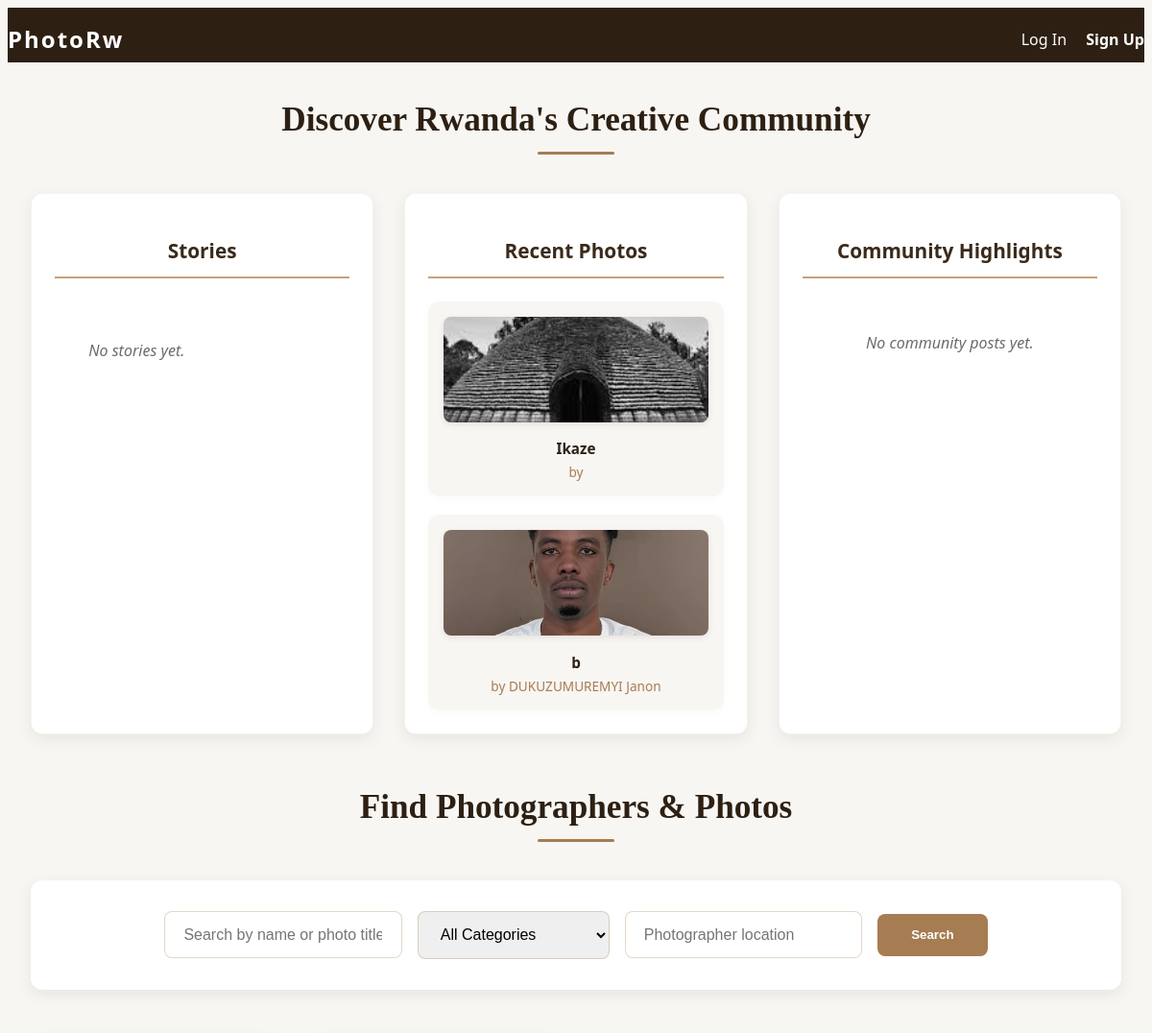
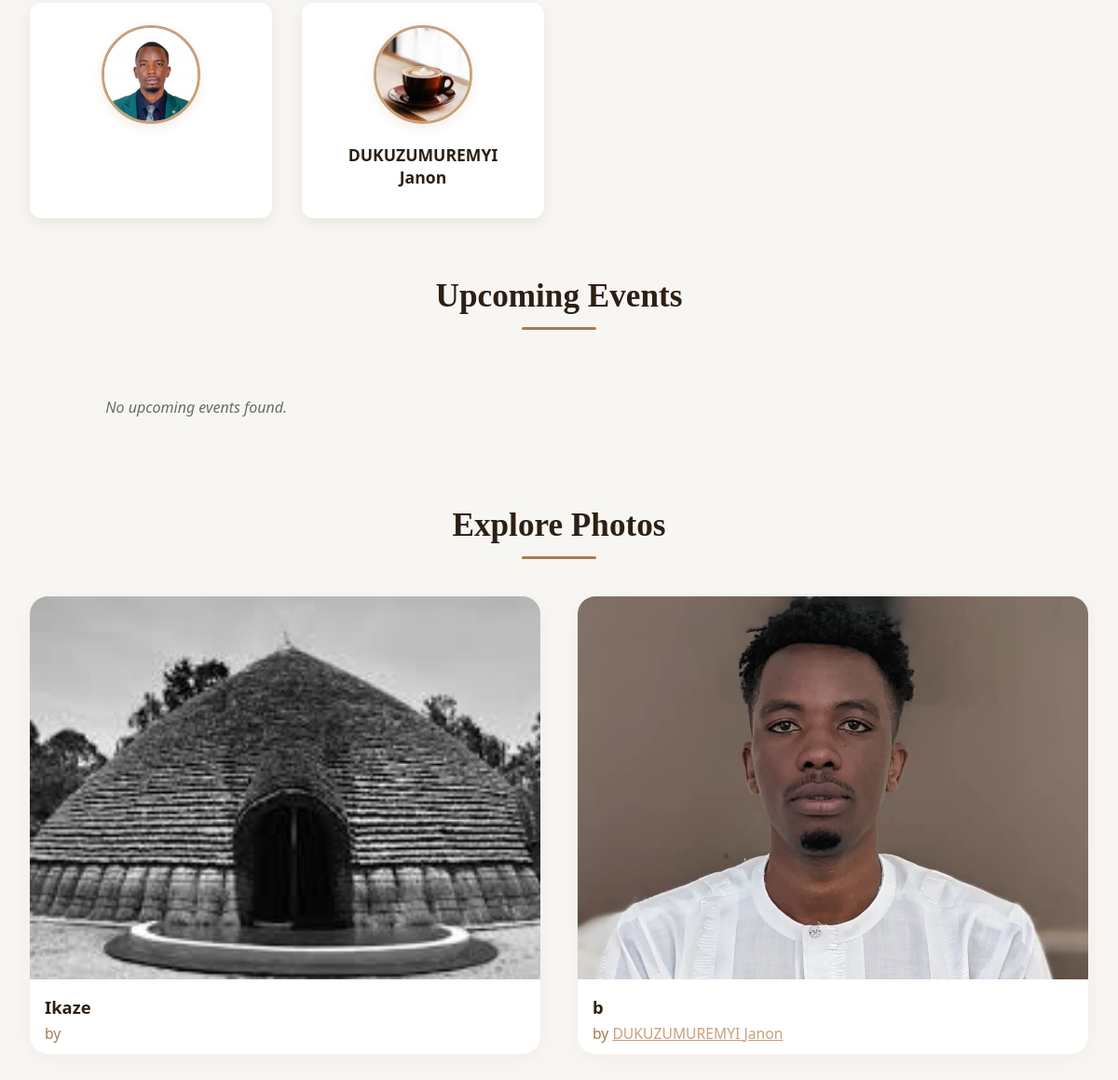
The page /explore/ on the database as committed earlier (2 pictures, top to bottom).
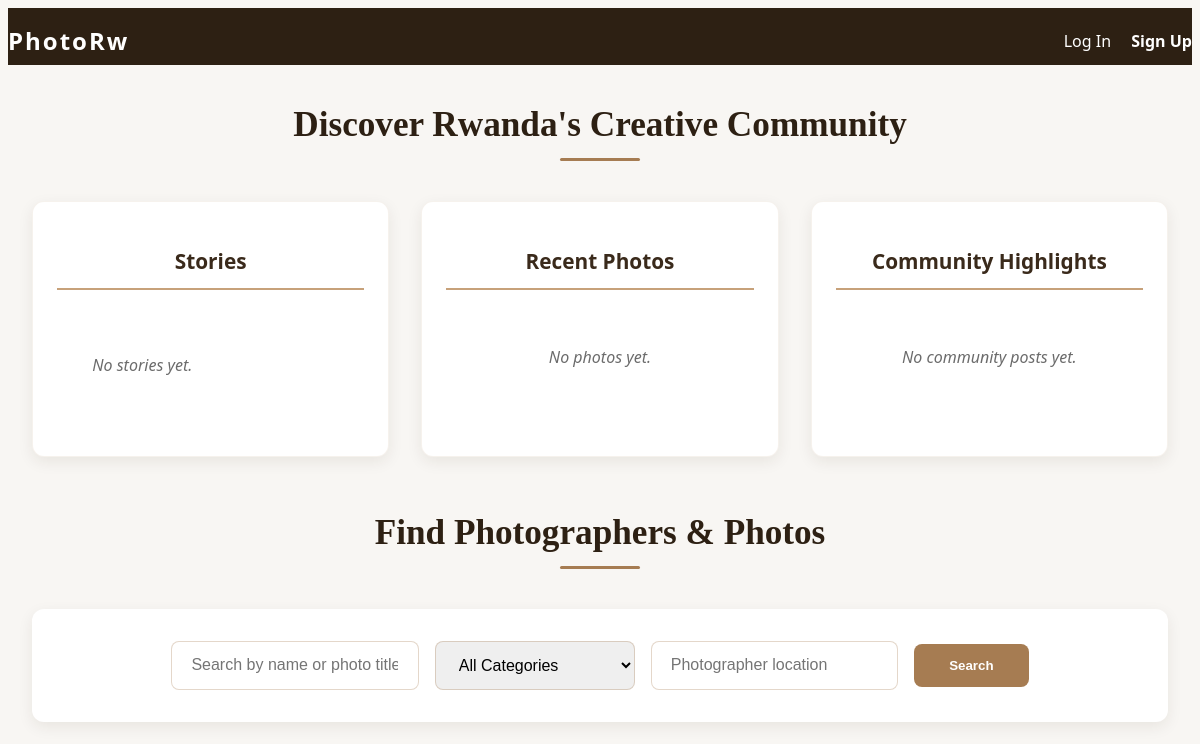
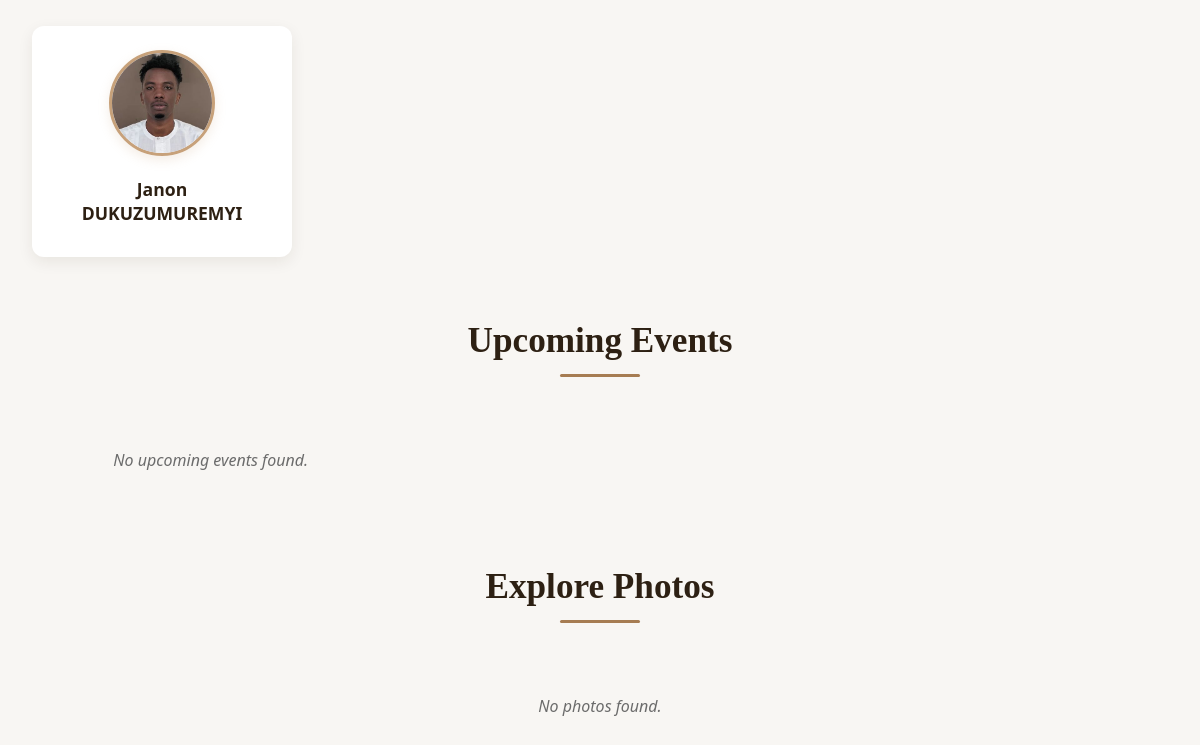
The same page on the database as committed later (2 pictures, top to bottom).
### portfolio/models.py (models this page shows, shortened)
class Photo(models.Model):
	photographer = models.ForeignKey(User, on_delete=models.CASCADE, related_name='photos')
	image = models.ImageField(upload_to='portfolio_photos/')
	title = models.CharField(max_length=255)
	description = models.TextField(blank=True)
	category = models.ForeignKey(Category, on_delete=models.SET_NULL, null=True, related_name='photos')
	uploaded_at = models.DateTimeField(default=timezone.now)
	is_approved = models.BooleanField(default=False, help_text='Admin must approve before public display.')
	class Meta:
		ordering = ['-uploaded_at']

### users/models.py (models this page shows, shortened)
class User(AbstractUser):
	class Roles(models.TextChoices):
		PHOTOGRAPHER = 'photographer', _('Photographer')
		CLIENT = 'client', _('Client')
	email = models.EmailField(_('email address'), unique=True, blank=False, null=False, help_text=_('Required. Enter a valid email address.'))
	bio = models.TextField(_('bio'), blank=True)
	profile_picture = models.ImageField(upload_to='profile_pics/', blank=True, null=True)
	location = models.CharField(max_length=255, blank=True)
	contact_info = models.CharField(max_length=255, blank=True)
	is_verified = models.BooleanField(default=False)
	role = models.CharField(max_length=20, choices=Roles.choices, default=Roles.CLIENT)
	price = models.DecimalField(max_digits=8, decimal_places=2, blank=True, null=True, help_text=_('Typical session price (optional)'))
	USERNAME_FIELD = 'email'
	REQUIRED_FIELDS = ['username']

### portfolio/views.py (the view)
# urls.py: path('explore/', __import__('portfolio.views').views.explore, name='explore'),
def explore(request):
	from users.models import User
	from .models import Photo, Event, Story
	from community.models import Post
	from django.utils import timezone
	q = request.GET.get('q', '').strip()
	category_id = request.GET.get('category')
	location = request.GET.get('location', '').strip()
	photographers = User.objects.filter(role='photographer')
	photos = Photo.objects.all()
	categories = Category.objects.all()
	time_threshold = timezone.now() - timezone.timedelta(hours=24)
	stories = Story.objects.filter(created_at__gte=time_threshold).order_by('-created_at')
	posts = Post.objects.all().order_by('-date')[:6]
	if q:
		photographers = photographers.filter(username__icontains=q)
		photos = photos.filter(title__icontains=q)
	if category_id:
		photos = photos.filter(category_id=category_id)
	if location:
		photographers = photographers.filter(location__icontains=location)
	photos = photos.order_by('-uploaded_at')[:24]
	from django.utils import timezone
	today = timezone.now().date()
	events = Event.objects.filter(date__gte=today).order_by('date')
	photos_json = [
		{
			'image': photo.image.url,
			'title': photo.title,
			'photographer_first_name': photo.photographer.first_name,
			'photographer_last_name': photo.photographer.last_name,
			'photographer': photo.photographer.pk,
		}
		for photo in photos
	]
	return render(request, 'explore.html', {
		'photographers': photographers,
		'photos': photos,
		'photos_json': photos_json,
		'categories': categories,
		'q': q,
		'selected_category': category_id,
		'location': location,
		'events': events,
		'stories': stories,
		'posts': posts,
	})

### templates/explore.html (shortened to what this page needs)
{% extends 'base.html' %}
{% load static %}
{% block head %}
    <link rel="stylesheet" href="{% static 'css/explore.css' %}">
{% endblock %}
{% block content %}
<section class="explore-section">
    <h2 class="section-title">Discover Rwanda's Creative Community</h2>
    <div class="explore-feed-row">
        <div class="explore-feed-col">
            <h3 class="feed-col-title">Stories</h3>
            <div class="stories-container">
                {% for story in stories %}
                    <div class="story-item">
                        <div class="story-avatar">
                            <img src="{{ story.image.url }}" alt="Story">
                        </div>
                        <div class="story-username">Story</div>
                    </div>
                {% empty %}
                    <div class="empty-state">No stories yet.</div>
                {% endfor %}
            </div>
        </div>
        <div class="explore-feed-col">
            <h3 class="feed-col-title">Recent Photos</h3>
            <div class="photos-grid">
                {% for photo in photos %}
                    <div class="photo-card">
                        <img src="{{ photo.image.url }}" alt="{{ photo.title }} by {{ photo.photographer.first_name }} {{ photo.photographer.last_name }}" class="photo-img">
                        <div class="photo-title">{{ photo.title }}</div>
                        <div class="photo-photographer">by <a href="/portfolio/photographer/{{ photo.photographer.pk }}/">{{ photo.photographer.first_name }} {{ photo.photographer.last_name }}</a></div>
                    </div>
                {% empty %}
                    <div class="empty-state">No photos yet.</div>
                {% endfor %}
            </div>
        </div>
        <div class="explore-feed-col">
            <h3 class="feed-col-title">Community Highlights</h3>
            <div class="community-posts">
                {% for post in posts %}
                    <div class="post-card">
                        <div class="post-title">{{ post.title }}</div>
                        <div class="post-category">{{ post.category.name }}</div>
                        <div class="post-description">{{ post.description|truncatewords:18 }}</div>
                        {% if post.image %}
                            <img src="{{ post.image.url }}" alt="Post Image" style="width:100%;max-width:120px;height:70px;object-fit:cover;border-radius:0.5rem;margin-bottom:0.8rem;">
                        {% endif %}
                        <a href="/community/post/{{ post.pk }}/" class="post-read-more">Read More</a>
                    </div>
                {% empty %}
                    <div class="empty-state">No community posts yet.</div>
                {% endfor %}
            </div>
        </div>
    </div>
</section>
<div class="explore-section">
    <h2 class="section-title">Find Photographers & Photos</h2>
    <form method="get" class="explore-search-form">
        <input type="text" name="q" value="{{ q }}" placeholder="Search by name or photo title" class="search-input">
        <select name="category" class="search-select">
            <option value="">All Categories</option>
        </select>
        <input type="text" name="location" value="{{ location }}" placeholder="Photographer location" class="search-input">
        <button type="submit" class="search-btn">Search</button>
    </form>
    <div class="explore-grid">
        {% for photographer in photographers %}
        <div class="photographer-card">
            <a href="{% url 'photographer_detail' photographer.pk %}" class="photographer-link">
                {% if photographer.profile_picture %}
                    <img src="{{ photographer.profile_picture.url }}" alt="Profile picture of {{ photographer.first_name }} {{ photographer.last_name }}" class="photographer-avatar">
                {% else %}
                    <div class="avatar-placeholder">{{ photographer.username|first|upper }}</div>
                {% endif %}
                <div class="photographer-name">{{ photographer.first_name }} {{ photographer.last_name }}</div>
            </a>
        </div>
        {% empty %}
        <div class="empty-state">No photographers found.</div>
        {% endfor %}
    </div>
    <h2 class="section-title">Upcoming Events</h2>
    <div class="events-grid">
        {% for event in events %}
        <div class="event-card">
            <div class="event-title">{{ event.title }}</div>
            <div class="event-date">{{ event.date }}</div>
            <div class="event-location">{{ event.location }}</div>
            <div class="event-description">{{ event.description|truncatewords:15 }}</div>
            <div class="event-photographer">by <a href="{% url 'photographer_detail' event.photographer.pk %}">{{ event.photographer.first_name }} {{ event.photographer.last_name }}</a></div>
        </div>
        {% empty %}
        <div class="empty-state">No upcoming events found.</div>
        {% endfor %}
    </div>
                <h2 class="section-title">Explore Photos</h2>
                <div id="gallery-grid" class="gallery-grid-pro">
                        {% for photo in photos %}
                        <div class="gallery-card-pro" onclick="openGalleryModal({{ forloop.counter0 }})">
                                <div class="gallery-img-wrapper">
                                        <img src="{{ photo.image.url }}" alt="{{ photo.title }} by {{ photo.photographer.first_name }} {{ photo.photographer.last_name }}" class="gallery-img-pro">
                                </div>
                                <div class="gallery-info-pro">
                                        <div class="gallery-title-pro">{{ photo.title }}</div>
                                        <div class="gallery-photographer-pro">by <a href="{% url 'photographer_detail' photo.photographer.pk %}">{{ photo.photographer.first_name }} {{ photo.photographer.last_name }}</a></div>
                                </div>
                        </div>
                        {% empty %}
                        <div class="empty-state">No photos found.</div>
                        {% endfor %}
                </div>
</div>
{% endblock %}

### templates/base.html (shortened to what this page needs)
{% load static %}
<!DOCTYPE html>
<html lang="en" aria-label="PhotoRw site">
<head>
        {% block head %}{% endblock %}
</head>
<body>
    <nav style="background:#2d2013;padding:1rem 0 0.5rem 0;">
        <div style="max-width:1200px;margin:0 auto;display:flex;align-items:center;justify-content:space-between;">
            <a href="/" style="color:#c7a17a;font-size:1.5rem;font-weight:bold;text-decoration:none;letter-spacing:2px;">PhotoRw</a>
            <div>
                {% if user.is_authenticated %}
                    <a href="/users/profile/" style="color:#fff;text-decoration:none;margin-right:1rem;">Profile</a>
                    <form method="post" action="/users/logout/" style="display:inline;">{% csrf_token %}<button type="submit" style="background:#c7a17a;color:#2d2013;border:none;padding:0.5rem 1.2rem;border-radius:1rem;font-weight:bold;cursor:pointer;">Log Out</button></form>
                {% else %}
                    <a href="/users/login/" style="color:#fff;text-decoration:none;margin-right:1rem;">Log In</a>
                    <a href="/users/register/" style="color:#c7a17a;text-decoration:none;font-weight:bold;">Sign Up</a>
                {% endif %}
            </div>
        </div>
    </nav>
    {% block content %}{% endblock %}
</body>
</html>

### static/css/explore.css (style rules this page uses)
.explore-grid { display: flex; flex-wrap: wrap; gap: 2rem; margin-bottom: 2rem; }

### templates/base.html (style rules this page uses)
:root { --primary-dark: #2d2013; --primary: #3a2a1b; --primary-light: #c7a17a; --accent: #a67c52; --accent-light: #ffd700; --background: #f8f6f3; --surface: #fff; --text-main: #2d2013; --text-light: #6b6b6b; --success: #43a047; --danger: #e53935; --border: #e0e4ef; }
body { background: var(--background); color: var(--text-main); font-family: 'Segoe UI', Arial, sans-serif; }
a { color: var(--accent-light); }
nav { background: var(--primary-dark); }
nav a, nav button { color: #fff !important; }

### templates/explore.html (style rules this page uses)
:root { --primary-dark: #2D2013; --primary: #3A2A1B; --accent: #A67C52; --accent-light: #C7A17A; --surface: #FFFFFF; --surface-alt: #F8F6F3; --text-main: #2D2013; --text-light: #6B6B6B; --gold: #C7A17A; --border-radius: 12px; --shadow: 0 5px 15px rgba(45, 32, 19, 0.08); --transition: all 0.3s ease; }
.explore-section { max-width: 1200px; margin: 2.5rem auto; padding: 0 1.5rem; }
.section-title { font-size: 2.2rem; color: var(--primary-dark); font-weight: 700; text-align: center; margin-bottom: 2.5rem; font-family: 'Playfair Display', Georgia, serif; position: relative; padding-bottom: 1rem; }
.section-title:after { content: ''; position: absolute; bottom: 0; left: 50%; transform: translateX(-50%); width: 80px; height: 3px; background: var(--accent); border-radius: 3px; }
.explore-feed-row { display: flex; flex-wrap: wrap; gap: 2rem; justify-content: center; margin-bottom: 3.5rem; }
.explore-feed-col { flex: 1; min-width: 280px; max-width: 380px; background: var(--surface); border-radius: var(--border-radius); padding: 1.5rem; box-shadow: var(--shadow); border: 1px solid rgba(166, 124, 82, 0.1); }
.feed-col-title { font-size: 1.3rem; color: var(--primary); font-weight: 600; margin-bottom: 1.5rem; text-align: center; padding-bottom: 0.8rem; border-bottom: 2px solid var(--accent-light); }
.stories-container { display: flex; gap: 1.2rem; overflow-x: auto; padding: 0.5rem 0.2rem 1.5rem; scrollbar-width: thin; }
.photos-grid { display: grid; grid-template-columns: repeat(auto-fill, minmax(150px, 1fr)); gap: 1.2rem; }
.community-posts { display: flex; flex-direction: column; gap: 1.2rem; }
.explore-search-form { background: var(--surface); border-radius: var(--border-radius); padding: 2rem; margin-bottom: 3rem; box-shadow: var(--shadow); display: flex; flex-wrap: wrap; gap: 1rem; align-items: center; justify-content: center; }
.search-input, .search-select { padding: 0.9rem 1.2rem; border-radius: 8px; border: 1px solid rgba(166, 124, 82, 0.3); min-width: 200px; font-size: 1rem; transition: var(--transition); }
.search-btn { background: var(--accent); color: white; padding: 0.9rem 2.2rem; border: none; border-radius: 8px; font-weight: 600; cursor: pointer; transition: var(--transition); }
.explore-grid { display: grid; grid-template-columns: repeat(auto-fill, minmax(220px, 1fr)); gap: 2rem; margin-bottom: 4rem; }
.photographer-card { background: var(--surface); border-radius: var(--border-radius); padding: 1.5rem; text-align: center; transition: var(--transition); box-shadow: var(--shadow); }
.photographer-avatar { width: 100px; height: 100px; object-fit: cover; border-radius: 50%; border: 3px solid var(--gold); margin: 0 auto 1rem; box-shadow: 0 4px 12px rgba(199, 161, 122, 0.2); }
.photographer-name { font-size: 1.1rem; font-weight: 600; color: var(--primary-dark); margin-bottom: 0.5rem; }
.photographer-link { text-decoration: none; color: inherit; }
.events-grid { display: grid; grid-template-columns: repeat(auto-fill, minmax(280px, 1fr)); gap: 2rem; margin-bottom: 4rem; }
.empty-state { text-align: center; color: var(--text-light); padding: 2rem; font-style: italic; }
.gallery-grid-pro { display: grid; grid-template-columns: repeat(auto-fit, minmax(320px, 1fr)); gap: 2.5rem; margin: 2.5rem 0 3rem 0; }

Rows that differ between the two databases and show on the page:
removed Photo: image (picture), title "Ikaze"
removed Photo: image (picture), title "b", photographer.first_name "DUKUZUMUREMYI", photographer.last_name "Janon"
removed User: profile_picture (picture)
removed User: profile_picture (picture), first_name "DUKUZUMUREMYI", last_name "Janon"
added User: profile_picture (picture), first_name "Janon", last_name "DUKUZUMUREMYI"
Other text that changed with them:
text now shown: "No photos yet. No photos found."
